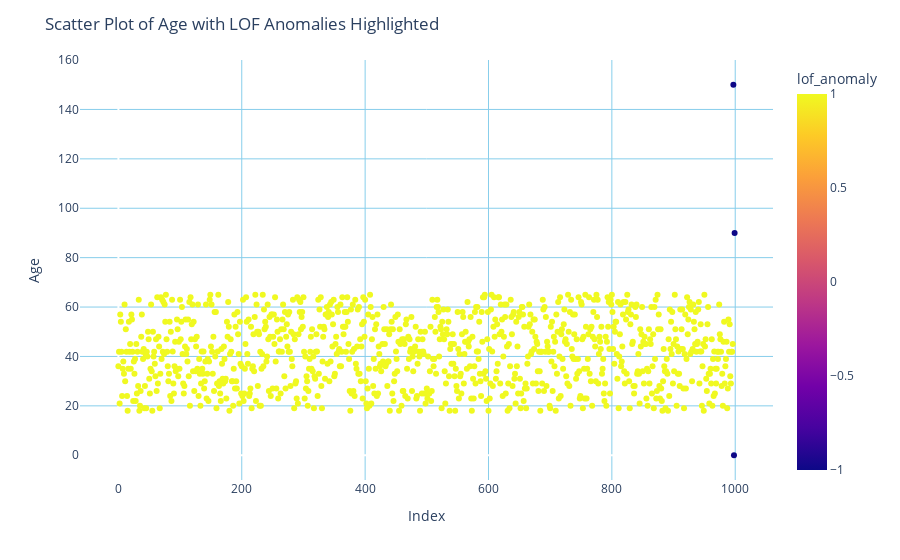

Notebook code for this chart:
### Markdown cell above
> Scatter Plot for LOF

### Code cell
scatter_fig_lof = px.scatter(df, x=df.index, y='age', color='lof_anomaly',
                             color_discrete_map={1: 'blue', -1: 'red'},
                             labels={'color': 'Anomaly'})

scatter_fig_lof.update_layout(
    title='Scatter Plot of Age with LOF Anomalies Highlighted',
    xaxis_title='Index',
    yaxis_title='Age',
    showlegend=True,
    plot_bgcolor='rgba(0,0,0,0)',  # Remove background color
    xaxis=dict(showgrid=True, gridwidth=1, gridcolor='skyblue'),  # Add x-axis gridlines
    yaxis=dict(showgrid=True, gridwidth=1, gridcolor='skyblue'),  # Add y-axis gridlines
)
scatter_fig_lof.show()

### Figure 1 — Plotly figure (JSON) as saved in the notebook; plotly's stock layout.template omitted (floating-point values rounded to 4 significant figures; data arrays with more than 128 entries replaced by an {"elided": "..."} marker saying what was removed)
{"data": [{"hovertemplate": "index=%{x}<br>age=%{y}<br>lof_anomaly=%{marker.color}<extra></extra>", "legendgroup": "", "marker": {"color": {"elided": "1000 int values"}, "coloraxis": "coloraxis", "symbol": "circle"}, "mode": "markers", "name": "", "orientation": "v", "showlegend": false, "type": "scatter", "x": {"elided": "1000 int values"}, "xaxis": "x", "y": {"elided": "1000 float values"}, "yaxis": "y"}], "layout": {"autosize": true, "coloraxis": {"colorbar": {"title": {"text": "lof_anomaly"}}, "colorscale": [[0, "#0d0887"], [0.1111, "#46039f"], [0.2222, "#7201a8"], [0.3333, "#9c179e"], [0.4444, "#bd3786"], [0.5556, "#d8576b"], [0.6667, "#ed7953"], [0.7778, "#fb9f3a"], [0.8889, "#fdca26"], [1, "#f0f921"]]}, "legend": {"tracegroupgap": 0}, "margin": {"t": 60}, "plot_bgcolor": "rgba(0, 0, 0, 0)", "showlegend": true, "title": {"text": "Scatter Plot of Age with LOF Anomalies Highlighted"}, "xaxis": {"anchor": "y", "autorange": true, "domain": [0, 1], "gridcolor": "skyblue", "gridwidth": 1, "range": [-60.73, 1060.0], "showgrid": true, "title": {"text": "Index"}, "type": "linear"}, "yaxis": {"anchor": "x", "autorange": true, "domain": [0, 1], "gridcolor": "skyblue", "gridwidth": 1, "range": [-11.61, 161.6], "showgrid": true, "title": {"text": "Age"}, "type": "linear"}}}
